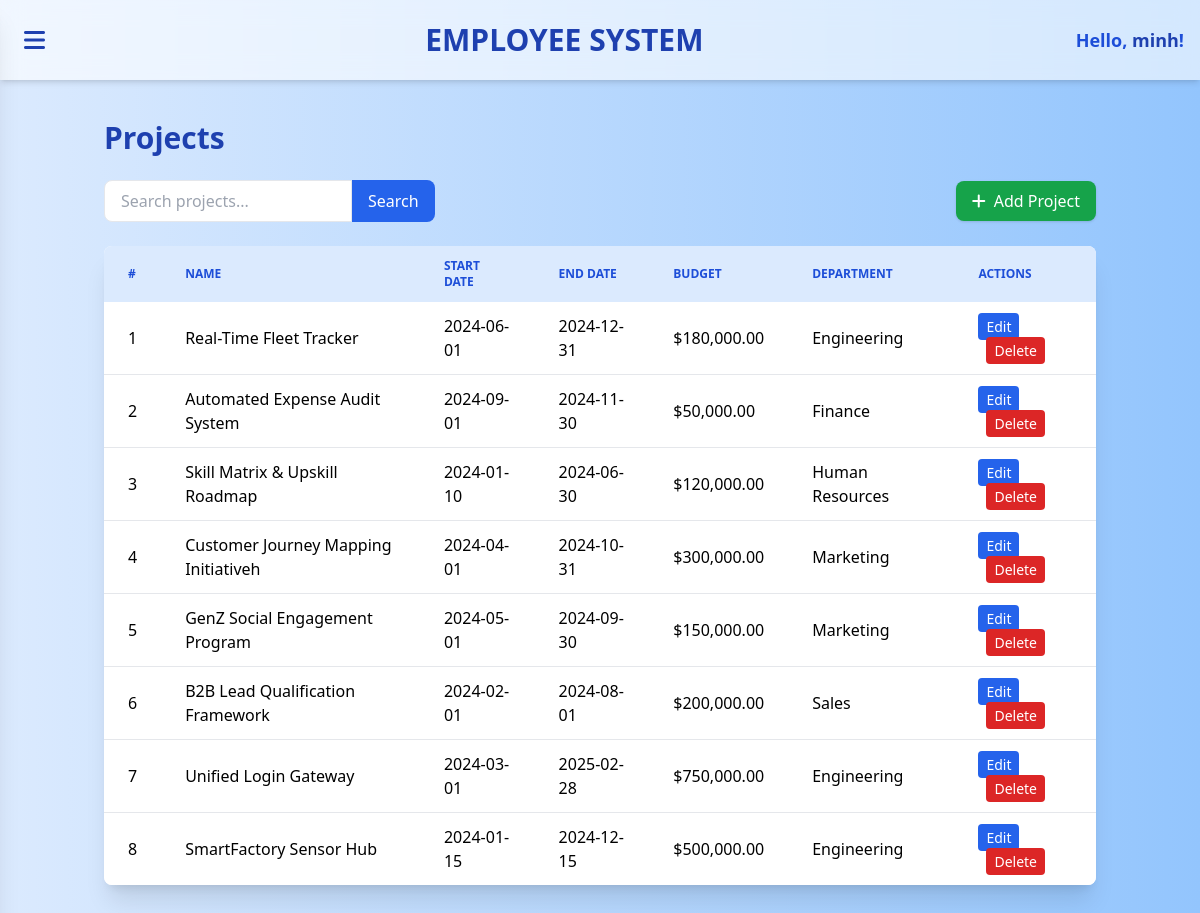
/public/project/index (signed in), run on the app's committed database.
### tables this page shows
CREATE TABLE `PROJECT` (
    `project_id` INT AUTO_INCREMENT PRIMARY KEY,
    `project_name` VARCHAR(200) NOT NULL,
    `start_date` DATE,
    `end_date` DATE,
    `budget` DECIMAL(12, 2),
    `department_id` INT NOT NULL,
    CONSTRAINT `fk_proj_dept` FOREIGN KEY (`department_id`) REFERENCES `DEPARTMENT`(`department_id`)
);

CREATE TABLE `DEPARTMENT` (
    `department_id` INT AUTO_INCREMENT PRIMARY KEY,
    `department_name` VARCHAR(100) NOT NULL,
    `location` VARCHAR(150),
    `manager_id` INT NULL  
);

### app/core/Controller.php (called while the page is built, shortened)
<?php
class Controller
{
    protected PDO $conn;
    public function __construct()
    {
        $dbPath = __DIR__ . '/../config/database.php';
        $this->conn = require $dbPath;
    }
    public function model($model)
    {
        $file = "../app/models/" . $model . ".php";
        return new $model($this->conn);
    }
    public function view($view, $data = [])
    {
        extract($data);
        require __DIR__ . "/../views/$view.php";
    }
}

### app/controllers/ProjectController.php (called while the page is built, shortened)
<?php
require_once "../app/core/Controller.php";
class ProjectController extends Controller
{
    private $projectModel;
    public function __construct() {
        $this->projectModel = $this->model("Project");
    }
    public function index() {
        $search = $_GET['search'] ?? '';
        $perPage = 10;
        $currentPage = isset($_GET['page']) ? (int)$_GET['page'] : 1;
        $offset = ($currentPage - 1) * $perPage;
        $projects = $this->projectModel->getAll($search, $perPage, $offset);
        $totalProjects = $this->projectModel->countAll($search);
        $totalPages = ceil($totalProjects / $perPage);
        $this->view("project/index", [
            'projects' => $projects,
            'currentPage' => $currentPage,
            'perPage' => $perPage,
            'totalPages' => $totalPages,
            'filter' => ['search' => $search],
            'base_url' => $this->config['base_url']
        ]);
    }
}

### app/core/App.php (called while the page is built, shortened)
<?php
class App
{
    protected string $controllerName = 'AuthController';
    protected string $method = 'login';
    public function __construct()
    {
        $url = $this->parseUrl();
        if (!empty($url[0])) {
            $candidate = ucfirst($url[0]) . 'Controller';
            if (file_exists("../app/controllers/$candidate.php")) {
                $this->controllerName = $candidate;
                unset($url[0]);
            }
        }
        $this->controller = new $this->controllerName();
        if (!empty($url[1]) && method_exists($this->controller, $url[1])) {
            $this->method = $url[1];
            unset($url[1]);
        } else {
            $this->method = $this->controllerName === 'AuthController' ? 'login' : 'index';
        }
        $this->params = $url ? array_values($url) : [];
        call_user_func_array([$this->controller, $this->method], $this->params);
    }
    private function parseUrl(): array
    {
        $url = rtrim($_GET['url'], '/');
        $url = filter_var($url, FILTER_SANITIZE_URL);
        return explode('/', $url);
    }
}

### public/index.php (called while the page is built, shortened)
<?php
$rootPath = dirname(__DIR__);
$config = require $rootPath . '/app/config/config.php';
require_once $rootPath . '/app/core/Controller.php';
require_once $rootPath . '/app/core/App.php';
new App();

### app/config/config.php (called while the page is built)
<?php
return [
    'base_url' => '/CSDL/public',
    'debug'    => true,
    'environment' => 'local',
    'app_name'      => 'EMS - Employee Management System',
    'app_version'   => '1.0.0',
    'timezone'      => 'Asia/Ho_Chi_Minh',
    'locale'        => 'vi',
    'datetime_format' => 'Y-m-d H:i:s',
    'date_format'     => 'Y-m-d',
    'time_format'     => 'H:i:s',
    'session_name' => 'ems_session',
    'csrf_token_key' => 'ems_csrf',
    'app_salt' => 'x82asj182nasd182ASD9182asd__EMS',
    'session_lifetime' => 1800,
    'pagination' => [
        'per_page' => 15
    ],
    'log_path'       => __DIR__ . '/../../storage/logs/',
    'log_errors'     => true,
    'log_sql'        => false,
    'uploads_path'    => __DIR__ . '/../../public/uploads/',
    'uploads_url'     => '/uploads/',
];

### app/config/database.php (called while the page is built)
<?php
$dbHost = '127.0.0.1';
$dbName = 'db_employee_infomation_manager';
$dbUser = 'appuser';
$dbPass = 'ted1234';
$dbCharset = 'utf8mb4';
$dbPort = 3306;
$dsn = "mysql:host=$dbHost;dbname=$dbName;charset=$dbCharset;port=$dbPort";
try {
    $conn = new PDO($dsn, $dbUser, $dbPass, [
        PDO::ATTR_ERRMODE => PDO::ERRMODE_EXCEPTION,
        PDO::ATTR_DEFAULT_FETCH_MODE => PDO::FETCH_ASSOC,
        PDO::ATTR_EMULATE_PREPARES => false
    ]);
} catch (PDOException $e) {
    die("Database connection failed: " . $e->getMessage());
}
return $conn;

### app/models/Project.php (called while the page is built, shortened)
<?php
class Project {
    protected PDO $conn;
    public function __construct(PDO $conn) {
        $this->conn = $conn;
    }
    public function getAll($search = '', $limit = 10, $offset = 0) {
        $sql = "SELECT p.*, d.department_name
                FROM project p
                LEFT JOIN department d ON p.department_id = d.department_id
                WHERE p.project_name LIKE :search
                ORDER BY p.project_id DESC
                LIMIT :limit OFFSET :offset";
        $stmt = $this->conn->prepare($sql);
        $stmt->bindValue(':search', "%$search%", PDO::PARAM_STR);
        $stmt->bindValue(':limit', (int)$limit, PDO::PARAM_INT);
        $stmt->bindValue(':offset', (int)$offset, PDO::PARAM_INT);
        $stmt->execute();
        return $stmt->fetchAll(PDO::FETCH_ASSOC);
    }
}

### app/views/project/index.php (the view, shortened to what this page needs)
<?php require_once __DIR__ . '/../layouts/header.php'; ?>
<div class="container mx-auto px-4 py-10">
    <h1 class="text-3xl font-bold text-blue-800 mb-6">Projects</h1>
    <div class="flex flex-col md:flex-row md:justify-between md:items-center mb-6 space-y-3 md:space-y-0">
        <form method="get" class="flex w-full md:w-1/3">
            <input type="text" name="search" placeholder="Search projects..."
                   value="<?= htmlspecialchars($filter['search'] ?? '') ?>"
                   class="w-full px-4 py-2 border rounded-l-lg focus:ring-2 focus:ring-blue-300 focus:outline-none">
            <button type="submit" class="px-4 py-2 bg-blue-600 text-white rounded-r-lg hover:bg-blue-700">Search</button>
        </form>
        <a href="<?= $base_url ?>/project/create"
           class="px-4 py-2 bg-green-600 text-white rounded-lg shadow hover:bg-green-700 flex items-center space-x-2">
            <i class="fa fa-plus"></i><span>Add Project</span>
        </a>
    </div>
    <div class="bg-white shadow-xl rounded-lg overflow-hidden">
        <table class="min-w-full">
            <thead class="bg-blue-100">
            <tr>
                <th class="px-6 py-3 text-left text-xs font-semibold text-blue-700 uppercase">#</th>
                <th class="px-6 py-3 text-left text-xs font-semibold text-blue-700 uppercase">Name</th>
                <th class="px-6 py-3 text-left text-xs font-semibold text-blue-700 uppercase">Start Date</th>
                <th class="px-6 py-3 text-left text-xs font-semibold text-blue-700 uppercase">End Date</th>
                <th class="px-6 py-3 text-left text-xs font-semibold text-blue-700 uppercase">Budget</th>
                <th class="px-6 py-3 text-left text-xs font-semibold text-blue-700 uppercase">Department</th>
                <th class="px-6 py-3 text-left text-xs font-semibold text-blue-700 uppercase">Actions</th>
            </tr>
            </thead>
            <tbody class="divide-y divide-gray-200 bg-white">
            <?php if (!empty($projects)): ?>
                <?php foreach ($projects as $index => $project): ?>
                    <tr class="hover:bg-blue-50 transition">
                        <td class="px-6 py-3"><?= ($currentPage - 1) * $perPage + $index + 1 ?></td>
                        <td class="px-6 py-3"><?= htmlspecialchars($project['project_name']) ?></td>
                        <td class="px-6 py-3"><?= htmlspecialchars($project['start_date']) ?></td>
                        <td class="px-6 py-3"><?= htmlspecialchars($project['end_date'] ?? '-') ?></td>
                        <td class="px-6 py-3">$<?= number_format($project['budget'], 2) ?></td>
                        <td class="px-6 py-3">
                            <?= htmlspecialchars($project['department_name'] ?? '-') ?>
                        </td>
                        <td class="px-6 py-3 space-x-2">
                            <a href="<?= $base_url ?>/project/edit/<?= $project['project_id'] ?>"
                               class="px-2 py-1 bg-blue-600 text-white rounded hover:bg-blue-700 text-sm">Edit</a>
                            <a href="<?= $base_url ?>/project/delete/<?= $project['project_id'] ?>"
                               onclick="return confirm('Are you sure?');"
                               class="px-2 py-1 bg-red-600 text-white rounded hover:bg-red-700 text-sm">Delete</a>
                        </td>
                    </tr>
                <?php endforeach; ?>
            <?php else: ?>
                <tr>
                    <td colspan="7" class="text-center py-6 text-gray-500">No projects found.</td>
                </tr>
            <?php endif; ?>
            </tbody>
        </table>
    </div>
</div>
<?php require_once __DIR__ . '/../layouts/footer.php'; ?>

### data on the page
project: index "1", project_name "Real-Time Fleet Tracker", start_date "2024-06-01", end_date "2024-12-31", budget "180,000.00", department.department_name "Engineering"
project: index "2", project_name "Automated Expense Audit System", start_date "2024-09-01", end_date "2024-11-30", budget "50,000.00", department.department_name "Finance"
project: index "3", project_name "Skill Matrix & Upskill Roadmap", start_date "2024-01-10", end_date "2024-06-30", budget "120,000.00", department.department_name "Human Resources"
project: index "4", project_name "Customer Journey Mapping Initiativeh", start_date "2024-04-01", end_date "2024-10-31", budget "300,000.00", department.department_name "Marketing"
project: index "5", project_name "GenZ Social Engagement Program", start_date "2024-05-01", end_date "2024-09-30", budget "150,000.00", department.department_name "Marketing"
project: index "6", project_name "B2B Lead Qualification Framework", start_date "2024-02-01", end_date "2024-08-01", budget "200,000.00", department.department_name "Sales"
project: index "7", project_name "Unified Login Gateway", start_date "2024-03-01", end_date "2025-02-28", budget "750,000.00", department.department_name "Engineering"
project: index "8", project_name "SmartFactory Sensor Hub", start_date "2024-01-15", end_date "2024-12-15", budget "500,000.00", department.department_name "Engineering"

### other printed values
$user['username'] "minh"
